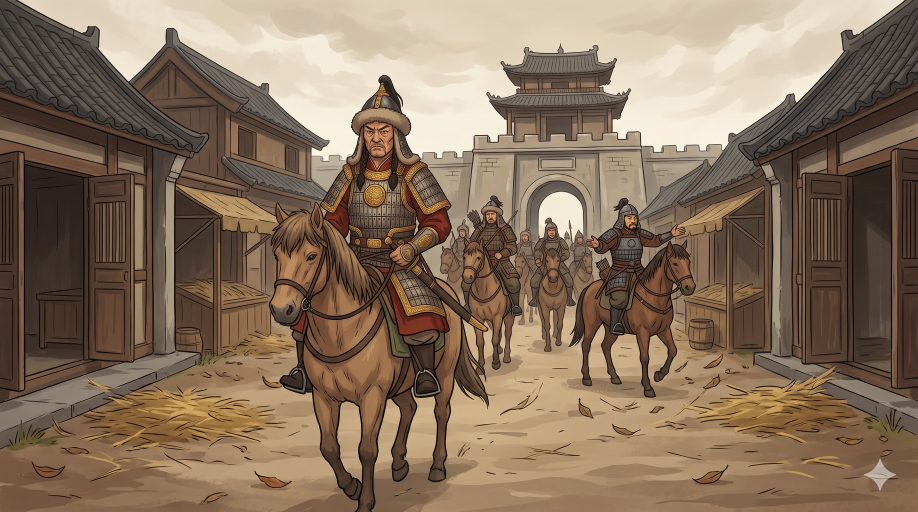
#> input picture assets/episodes/L7-B14-02/du-phong/kinh-thanh-bo-trong.jpg, 2752 x 1536 px (shown at 1/3 size); its folder holds only this picture in this run
$ python luu_anh.py ../assets/episodes/L7-B14-02/du-phong/kinh-thanh-bo-trong.jpg ../assets/episodes/L7-B14-02/du-phong/kinh-thanh-bo-trong.jpg 5
#> lines starting #> are read from the running program, lines starting #| are printed output that depends on the picture
"""Lưu ảnh cảnh tải từ Gemini vào assets/episodes/<mã>/canh-XX.jpg: python3 tools/luu_anh.py <ảnh> <mã> <số cảnh>"""
import sys, os
from PIL import Image
src, ma, so = sys.argv[1], sys.argv[2], int(sys.argv[3])
d = f"/home/claude/eduhistory-studio/assets/episodes/{ma}"; os.makedirs(d, exist_ok=True)
im = Image.open(src).convert("RGB")
#> im is the input picture: PIL image 2752x1536 RGB; mean R, G, B 135.2, 114.1, 93.7
if max(im.size) > 2048:   # ảnh 2K của Kling: thu về cạnh dài 1920 px cho nhẹ bộ nhớ khi dựng (khung video 1920x1080)
    k = 1920 / max(im.size); im = im.resize((round(im.width * k), round(im.height * k)), Image.LANCZOS)
#> after `k = 1920 / max(im.size)`: k = 0.698
out = f"{d}/canh-{so:02d}.jpg"; im.save(out, quality=92)
im.resize((960, int(960 * im.height / im.width))).save(f"/home/claude/eduhistory-studio/tmp/qa/{ma}_canh-{so:02d}_xem.jpg", quality=80)
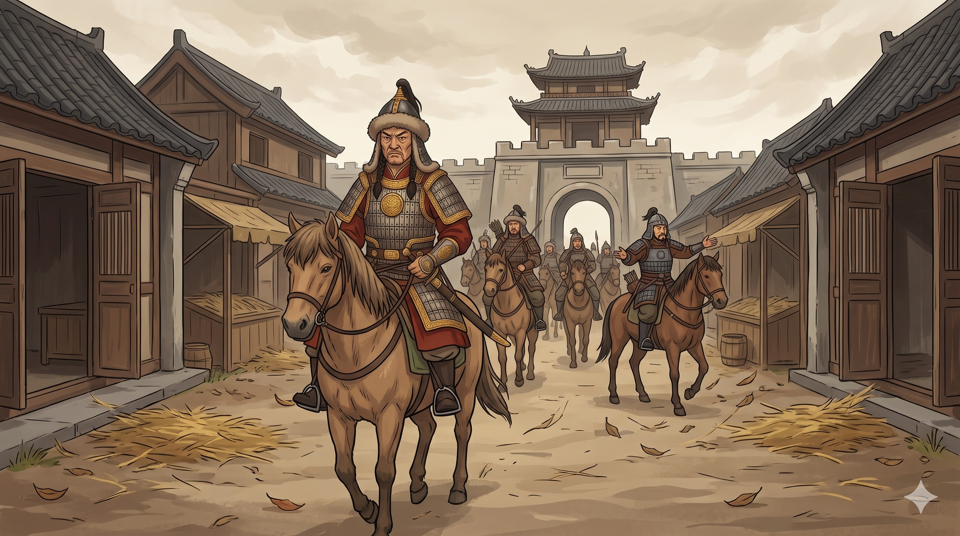
#> saved as kinh-thanh-bo-trong.jpg_canh-05_xem.jpg: PIL image 960x536 RGB; mean R, G, B 135.2, 114.2, 93.8
print(out, im.size)
#| /home/claude/eduhistory-studio/assets/episodes/../assets/episodes/L7-B14-02/du-phong/kinh-thanh-bo-trong.jpg/canh-05.jpg (1920, 1072)
